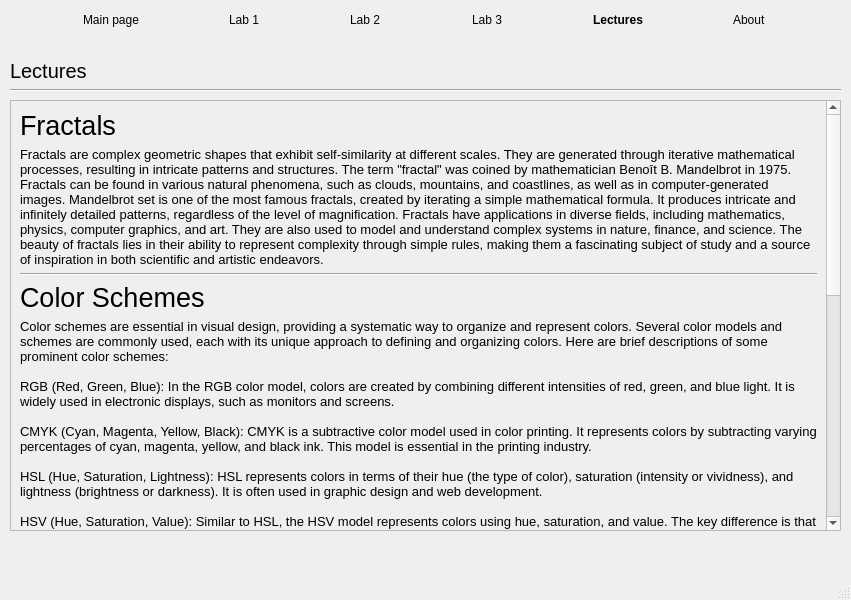
<?xml version="1.0" encoding="UTF-8"?>
<ui version="4.0">
 <class>MainWindow</class>
 <widget class="QMainWindow" name="MainWindow">
  <property name="geometry">
   <rect>
    <x>0</x>
    <y>0</y>
    <width>851</width>
    <height>600</height>
   </rect>
  </property>
  <property name="windowTitle">
   <string>FractalWindow</string>
  </property>
  <widget class="QWidget" name="centralwidget">
   <widget class="QWidget" name="horizontalLayoutWidget">
    <property name="geometry">
     <rect>
      <x>-1</x>
      <y>-1</y>
      <width>851</width>
      <height>41</height>
     </rect>
    </property>
    <layout class="QHBoxLayout" name="horizontalLayout">
     <item>
      <spacer name="horizontalSpacer_2">
       <property name="orientation">
        <enum>Qt::Horizontal</enum>
       </property>
       <property name="sizeHint" stdset="0">
        <size>
         <width>40</width>
         <height>20</height>
        </size>
       </property>
      </spacer>
     </item>
     <item>
      <widget class="QLabel" name="mainPage">
       <property name="font">
        <font>
         <bold>false</bold>
        </font>
       </property>
       <property name="text">
        <string>Main page</string>
       </property>
      </widget>
     </item>
     <item>
      <spacer name="horizontalSpacer_3">
       <property name="orientation">
        <enum>Qt::Horizontal</enum>
       </property>
       <property name="sizeHint" stdset="0">
        <size>
         <width>40</width>
         <height>20</height>
        </size>
       </property>
      </spacer>
     </item>
     <item>
      <widget class="QLabel" name="lab1">
       <property name="text">
        <string>Lab 1</string>
       </property>
      </widget>
     </item>
     <item>
      <spacer name="horizontalSpacer_4">
       <property name="orientation">
        <enum>Qt::Horizontal</enum>
       </property>
       <property name="sizeHint" stdset="0">
        <size>
         <width>40</width>
         <height>20</height>
        </size>
       </property>
      </spacer>
     </item>
     <item>
      <widget class="QLabel" name="lab2">
       <property name="text">
        <string>Lab 2</string>
       </property>
      </widget>
     </item>
     <item>
      <spacer name="horizontalSpacer_5">
       <property name="orientation">
        <enum>Qt::Horizontal</enum>
       </property>
       <property name="sizeHint" stdset="0">
        <size>
         <width>40</width>
         <height>20</height>
        </size>
       </property>
      </spacer>
     </item>
     <item>
      <widget class="QLabel" name="lab3">
       <property name="text">
        <string>Lab 3</string>
       </property>
      </widget>
     </item>
     <item>
      <spacer name="horizontalSpacer_7">
       <property name="orientation">
        <enum>Qt::Horizontal</enum>
       </property>
       <property name="sizeHint" stdset="0">
        <size>
         <width>40</width>
         <height>20</height>
        </size>
       </property>
      </spacer>
     </item>
     <item>
      <widget class="QLabel" name="lectures">
       <property name="font">
        <font>
         <bold>true</bold>
        </font>
       </property>
       <property name="text">
        <string>Lectures</string>
       </property>
      </widget>
     </item>
     <item>
      <spacer name="horizontalSpacer">
       <property name="orientation">
        <enum>Qt::Horizontal</enum>
       </property>
       <property name="sizeHint" stdset="0">
        <size>
         <width>40</width>
         <height>20</height>
        </size>
       </property>
      </spacer>
     </item>
     <item>
      <widget class="QLabel" name="about">
       <property name="font">
        <font>
         <bold>false</bold>
        </font>
       </property>
       <property name="text">
        <string>About</string>
       </property>
      </widget>
     </item>
     <item>
      <spacer name="horizontalSpacer_6">
       <property name="orientation">
        <enum>Qt::Horizontal</enum>
       </property>
       <property name="sizeHint" stdset="0">
        <size>
         <width>40</width>
         <height>20</height>
        </size>
       </property>
      </spacer>
     </item>
    </layout>
   </widget>
   <widget class="QLabel" name="label">
    <property name="geometry">
     <rect>
      <x>10</x>
      <y>50</y>
      <width>101</width>
      <height>41</height>
     </rect>
    </property>
    <property name="font">
     <font>
      <pointsize>15</pointsize>
     </font>
    </property>
    <property name="text">
     <string>Lectures</string>
    </property>
   </widget>
   <widget class="Line" name="line">
    <property name="geometry">
     <rect>
      <x>10</x>
      <y>80</y>
      <width>831</width>
      <height>20</height>
     </rect>
    </property>
    <property name="orientation">
     <enum>Qt::Horizontal</enum>
    </property>
   </widget>
   <widget class="QScrollArea" name="scrollArea">
    <property name="geometry">
     <rect>
      <x>10</x>
      <y>100</y>
      <width>831</width>
      <height>431</height>
     </rect>
    </property>
    <property name="verticalScrollBarPolicy">
     <enum>Qt::ScrollBarAsNeeded</enum>
    </property>
    <property name="widgetResizable">
     <bool>true</bool>
    </property>
    <widget class="QWidget" name="scrollAreaWidgetContents">
     <property name="geometry">
      <rect>
       <x>0</x>
       <y>0</y>
       <width>812</width>
       <height>1128</height>
      </rect>
     </property>
     <property name="contextMenuPolicy">
      <enum>Qt::NoContextMenu</enum>
     </property>
     <layout class="QVBoxLayout" name="verticalLayout">
      <item>
       <widget class="QLabel" name="label_2">
        <property name="font">
         <font>
          <pointsize>20</pointsize>
         </font>
        </property>
        <property name="text">
         <string>Fractals</string>
        </property>
       </widget>
      </item>
      <item>
       <widget class="QLabel" name="label_3">
        <property name="font">
         <font>
          <pointsize>10</pointsize>
         </font>
        </property>
        <property name="text">
         <string>Fractals are complex geometric shapes that exhibit self-similarity at different scales. They are generated through iterative mathematical processes, resulting in intricate patterns and structures. The term &quot;fractal&quot; was coined by mathematician Benoît B. Mandelbrot in 1975. Fractals can be found in various natural phenomena, such as clouds, mountains, and coastlines, as well as in computer-generated images. Mandelbrot set is one of the most famous fractals, created by iterating a simple mathematical formula. It produces intricate and infinitely detailed patterns, regardless of the level of magnification. Fractals have applications in diverse fields, including mathematics, physics, computer graphics, and art. They are also used to model and understand complex systems in nature, finance, and science. The beauty of fractals lies in their ability to represent complexity through simple rules, making them a fascinating subject of study and a source of inspiration in both scientific and artistic endeavors.</string>
        </property>
        <property name="wordWrap">
         <bool>true</bool>
        </property>
       </widget>
      </item>
      <item>
       <widget class="Line" name="line_2">
        <property name="orientation">
         <enum>Qt::Horizontal</enum>
        </property>
       </widget>
      </item>
      <item>
       <widget class="QLabel" name="label_4">
        <property name="font">
         <font>
          <pointsize>20</pointsize>
         </font>
        </property>
        <property name="text">
         <string>Color Schemes</string>
        </property>
       </widget>
      </item>
      <item>
       <widget class="QLabel" name="label_5">
        <property name="font">
         <font>
          <pointsize>10</pointsize>
         </font>
        </property>
        <property name="text">
         <string>Color schemes are essential in visual design, providing a systematic way to organize and represent colors. Several color models and schemes are commonly used, each with its unique approach to defining and organizing colors. Here are brief descriptions of some prominent color schemes:

RGB (Red, Green, Blue): In the RGB color model, colors are created by combining different intensities of red, green, and blue light. It is widely used in electronic displays, such as monitors and screens.

CMYK (Cyan, Magenta, Yellow, Black): CMYK is a subtractive color model used in color printing. It represents colors by subtracting varying percentages of cyan, magenta, yellow, and black ink. This model is essential in the printing industry.

HSL (Hue, Saturation, Lightness): HSL represents colors in terms of their hue (the type of color), saturation (intensity or vividness), and lightness (brightness or darkness). It is often used in graphic design and web development.

HSV (Hue, Saturation, Value): Similar to HSL, the HSV model represents colors using hue, saturation, and value. The key difference is that HSV uses value instead of lightness, and it is often preferred in computer graphics and image editing.

Hexadecimal Color Code: Commonly used in web design, the hexadecimal color code represents RGB values using a base-16 system. It is expressed as a six-digit code preceded by a hash symbol (#), where each pair of digits represents the intensity of red, green, and blue, respectively.

These color schemes provide a standardized way to communicate and work with colors across various platforms and industries, ensuring consistency and accuracy in visual representations. Designers and developers often choose color schemes based on the specific requirements of a project and the intended emotional or visual impact.</string>
        </property>
        <property name="wordWrap">
         <bool>true</bool>
        </property>
       </widget>
      </item>
      <item>
       <widget class="Line" name="line_3">
        <property name="orientation">
         <enum>Qt::Horizontal</enum>
        </property>
       </widget>
      </item>
      <item>
       <widget class="QLabel" name="label_6">
        <property name="font">
         <font>
          <pointsize>20</pointsize>
         </font>
        </property>
        <property name="text">
         <string>Moving images</string>
        </property>
       </widget>
      </item>
      <item>
       <widget class="QLabel" name="label_7">
        <property name="font">
         <font>
          <pointsize>10</pointsize>
         </font>
        </property>
        <property name="text">
         <string>Affine transformations are mathematical techniques used to manipulate and transform images, including moving and distorting them. These transformations preserve parallel lines, ratios of distances, and the overall shape of objects. In the context of moving images, affine transformations can be applied to achieve various visual effects. Here are some key aspects:

Translation: Affine transformations can be used to shift an image horizontally or vertically, effectively moving it across the screen. This is achieved by modifying the coordinates of each pixel in the image.

Rotation: Affine transformations enable the rotation of images around a specified point. This can be used to create dynamic effects, such as spinning or rotating objects within a scene.

Scaling: Images can be resized using affine transformations, either by enlarging or reducing them. Scaling is particularly useful for creating zoom-in or zoom-out effects in moving images.

Shearing: Affine transformations can introduce shearing, a distortion that tilts the image along one axis while keeping the other axis unchanged. This can be applied to create interesting visual effects or simulate perspective changes.

Combining Transformations: Multiple affine transformations can be combined to create more complex movements and distortions. For example, a translation followed by a rotation can simulate an object moving along a curved path.

Affine transformations play a crucial role in computer graphics, animation, and video processing. They provide a versatile set of tools for manipulating visual elements, allowing designers and animators to create dynamic and engaging moving images. These transformations are commonly used in software applications and programming environments that deal with graphics and multimedia.</string>
        </property>
        <property name="wordWrap">
         <bool>true</bool>
        </property>
       </widget>
      </item>
     </layout>
    </widget>
   </widget>
  </widget>
  <widget class="QMenuBar" name="menubar">
   <property name="geometry">
    <rect>
     <x>0</x>
     <y>0</y>
     <width>851</width>
     <height>22</height>
    </rect>
   </property>
  </widget>
  <widget class="QStatusBar" name="statusbar"/>
 </widget>
 <resources/>
 <connections/>
</ui>
